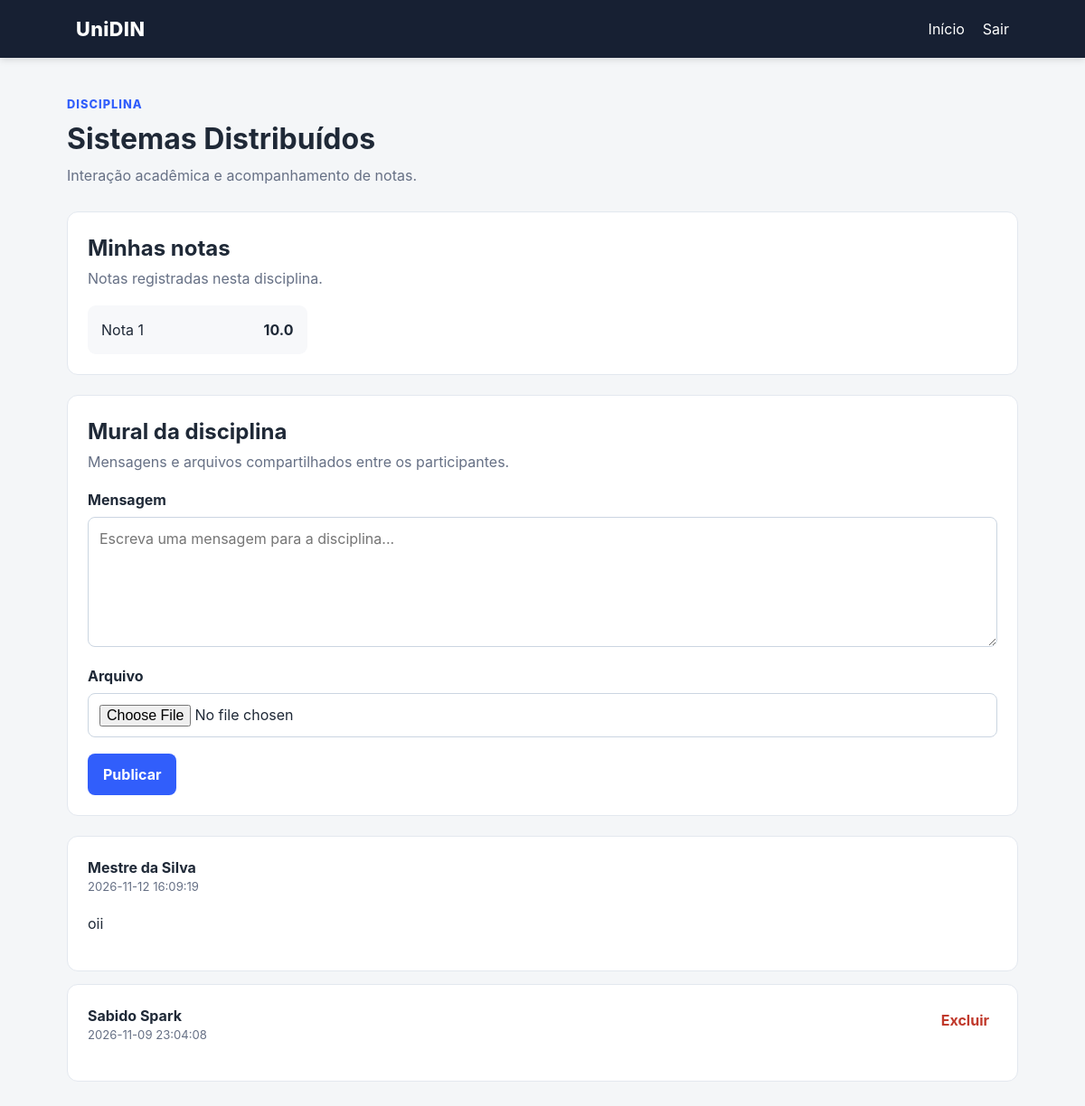
The app's page /disciplina/2 (signed in) with its own data.
### tables this page shows
CREATE TABLE disciplines (
        id INTEGER PRIMARY KEY AUTOINCREMENT,
        name TEXT NOT NULL,
        professor_id INTEGER NOT NULL,
        FOREIGN KEY (professor_id) REFERENCES users(id)
    );

CREATE TABLE grades (
        id INTEGER PRIMARY KEY AUTOINCREMENT,
        discipline_id INTEGER NOT NULL,
        student_id INTEGER NOT NULL,
        assessment INTEGER NOT NULL,
        value REAL NOT NULL,
        FOREIGN KEY (discipline_id) REFERENCES disciplines(id),
        FOREIGN KEY (student_id) REFERENCES users(id),
        UNIQUE(discipline_id, student_id, assessment)
    );

CREATE TABLE messages (
        id INTEGER PRIMARY KEY AUTOINCREMENT,
        discipline_id INTEGER NOT NULL,
        user_id INTEGER NOT NULL,
        body TEXT NOT NULL,
        original_filename TEXT,
        stored_filename TEXT,
        created_at TEXT NOT NULL DEFAULT CURRENT_TIMESTAMP,
        FOREIGN KEY (discipline_id) REFERENCES disciplines(id),
        FOREIGN KEY (user_id) REFERENCES users(id)
    );

CREATE TABLE users (
        id INTEGER PRIMARY KEY AUTOINCREMENT,
        name TEXT NOT NULL,
        email TEXT NOT NULL UNIQUE,
        password TEXT NOT NULL,
        role TEXT NOT NULL CHECK(role IN ('professor','aluno'))
    );

### app.py (the view)
@app.route("/disciplina/<int:discipline_id>")
def disciplina(discipline_id):
    user = require_login()
    if user is None:
        return redirect(url_for("login"))
    discipline = discipline_for_user(discipline_id, user)
    if discipline is None:
        abort(403)
    conn = get_connection()
    messages = conn.execute("SELECT m.*, u.name AS author FROM messages m JOIN users u ON u.id=m.user_id WHERE m.discipline_id=? ORDER BY m.created_at DESC, m.id DESC", (discipline_id,)).fetchall()
    if user["role"] == "professor":
        students = conn.execute("SELECT u.id,u.name,u.email FROM users u JOIN enrollments e ON e.student_id=u.id WHERE e.discipline_id=? ORDER BY u.name", (discipline_id,)).fetchall()
        grades = conn.execute("SELECT g.*,u.name AS student_name FROM grades g JOIN users u ON u.id=g.student_id WHERE g.discipline_id=? ORDER BY u.name,g.assessment", (discipline_id,)).fetchall()
    else:
        students = []
        grades = conn.execute("SELECT * FROM grades WHERE discipline_id=? AND student_id=? ORDER BY assessment", (discipline_id,user["id"])).fetchall()
    conn.close()
    return render_template("disciplina.html", user=user, discipline=discipline, messages=messages, students=students, grades=grades)

### app.py (called while the page is built)
@app.after_request
def sem_cache(resposta):
    resposta.headers["Cache-Control"] = "no-store"
    return resposta

def current_user():
    if "user_id" not in session:
        return None
    conn = get_connection()
    user = conn.execute("SELECT * FROM users WHERE id = ?", (session["user_id"],)).fetchone()
    conn.close()
    return user

def require_login():
    return current_user()

def discipline_for_user(discipline_id, user):
    conn = get_connection()
    if user["role"] == "professor":
        discipline = conn.execute("SELECT * FROM disciplines WHERE id = ? AND professor_id = ?", (discipline_id, user["id"])).fetchone()
    else:
        discipline = conn.execute("SELECT d.* FROM disciplines d JOIN enrollments e ON e.discipline_id=d.id WHERE d.id=? AND e.student_id=?", (discipline_id, user["id"])).fetchone()
    conn.close()
    return discipline

### database.py (called while the page is built)
def get_connection():
    conn = sqlite3.connect(DB_PATH)
    conn.row_factory = sqlite3.Row
    return conn

### templates/disciplina.html (shortened to what this page needs)
{% extends "base.html" %}
{% block content %}
<div class="page-header">
    <div>
        <p class="eyebrow">Disciplina</p>
        <h1>{{ discipline['name'] }}</h1>
        <p>Interação acadêmica e acompanhamento de notas.</p>
    </div>
</div>
{% if user['role'] == 'professor' %}
<section class="panel">
    <div class="panel-title"><div><h2>Alunos e notas</h2><p>Gerenciamento de avaliações da disciplina.</p></div></div>
    <div class="table-wrap">
    <table>
        <thead><tr><th>Aluno</th><th>Nota 1</th><th>Nota 2</th><th>Nota 3</th><th>Nota 4</th></tr></thead>
        <tbody>
        {% for student in students %}
        <tr>
            <td>{{ student['name'] }}</td>
            {% for assessment in range(1,5) %}
            <td>
                {% set ns = namespace(value='') %}
                {% for grade in grades %}
                    {% if grade['student_id'] == student['id'] and grade['assessment'] == assessment %}{% set ns.value = grade['value'] %}{% endif %}
                {% endfor %}
                {{ ns.value if ns.value != '' else '—' }}
            </td>
            {% endfor %}
        </tr>
        {% endfor %}
        </tbody>
    </table>
    </div>
</section>
<section class="panel">
    <div class="panel-title"><div><h2>Gerenciar notas</h2><p>Inclua uma nova nota ou altere uma avaliação existente.</p></div></div>
    <form class="form-grid" method="post" action="{{ url_for('save_grade', discipline_id=discipline['id']) }}">
        <input type="hidden" name="csrf_token" value="{{ csrf_token() }}">
        <div><label for="student_id">Aluno</label><select id="student_id" name="student_id" required>{% for student in students %}<option value="{{ student['id'] }}">{{ student['name'] }}</option>{% endfor %}</select></div>
        <div><label for="assessment">Avaliação</label><select id="assessment" name="assessment" required><option value="1">Nota 1</option><option value="2">Nota 2</option><option value="3">Nota 3</option><option value="4">Nota 4</option></select></div>
        <div><label for="value">Valor</label><input id="value" name="value" type="number" min="0" max="10" step="0.1" required></div>
        <div class="form-action"><button type="submit">Salvar nota</button></div>
    </form>
</section>
{% else %}
<section class="panel">
    <div class="panel-title"><div><h2>Minhas notas</h2><p>Notas registradas nesta disciplina.</p></div></div>
    <div class="grade-list">
    {% for grade in grades %}<div class="grade-item"><span>Nota {{ grade['assessment'] }}</span><strong>{{ grade['value'] }}</strong></div>{% else %}<p>Nenhuma nota registrada.</p>{% endfor %}
    </div>
</section>
{% endif %}
<section class="panel">
    <div class="panel-title"><div><h2>Mural da disciplina</h2><p>Mensagens e arquivos compartilhados entre os participantes.</p></div></div>
    <form id="message-form" method="post" action="{{ url_for('add_message', discipline_id=discipline['id']) }}" enctype="multipart/form-data">
        <label for="body">Mensagem</label>
        <textarea id="body" name="body" rows="5" placeholder="Escreva uma mensagem para a disciplina..."></textarea>
        <label for="file">Arquivo</label>
        <input id="file" name="file" type="file">
        <button type="submit">Publicar</button>
    </form>
</section>
<section class="messages">
{% for message in messages %}
<article class="message">
    <div class="message-head">
        <div><strong>{{ message['author'] }}</strong><span>{{ message['created_at'] }}</span></div>
        {% if message['user_id'] == user['id'] %}
        <form method="POST"
              action="{{ url_for('delete_message', message_id=message['id'])}}"
              style="display: inline;">
            <button type="submit" class="danger-link">Excluir</button>
        </form>
        {% endif %}
    </div>
    <div class="message-body">{{ message['body']|safe }}</div>
</article>
{% else %}
<p class="empty">Ainda não há mensagens nesta disciplina.</p>
{% endfor %}
</section>
{% endblock %}

### static/style.css (style rules this page uses)
:root { font-family:Inter,system-ui,-apple-system,BlinkMacSystemFont,"Segoe UI",sans-serif;color:#1f2937;background:#f4f6f8;line-height:1.5 }
* { box-sizing:border-box }
body { margin:0 }
label { display:block;font-weight:650;margin:14px 0 7px }
input,select,textarea { width:100%;padding:11px 12px;border:1px solid #cbd5e1;border-radius:8px;background:#fff;font:inherit }
textarea { resize:vertical }
button,.button { display:inline-block;margin-top:18px;background:#315efb;color:#fff;border:0;border-radius:8px;padding:11px 17px;font:inherit;font-weight:700;text-decoration:none;cursor:pointer }
.page-header { margin-bottom:28px }
.eyebrow { color:#315efb;font-size:.8rem;text-transform:uppercase;font-weight:800;letter-spacing:.08em;margin:0 0 5px }
.page-header h1 { margin:0 0 4px;font-size:2rem }
.page-header p:last-child { color:#667085;margin:0 }
.card,.panel,.message { background:#fff;border:1px solid #e3e8ef;border-radius:12px;padding:22px }
.panel { margin-bottom:22px }
.panel-title { display:flex;justify-content:space-between;gap:20px;margin-bottom:18px }
.panel-title h2 { margin:0 }
.panel-title p { margin:3px 0 0;color:#667085 }
.grade-list { display:grid;grid-template-columns:repeat(4,1fr);gap:12px }
.grade-item { background:#f7f8fa;border-radius:9px;padding:15px;display:flex;justify-content:space-between }
.messages { display:grid;gap:14px }
.message-head { display:flex;justify-content:space-between;gap:16px;align-items:flex-start }
.message-head div { display:flex;flex-direction:column }
.message-head span { color:#667085;font-size:.82rem }
.message-body { margin:18px 0;overflow-wrap:anywhere }
.danger-link { margin:0;padding:5px 9px;background:transparent;color:#c0392b }

### records on screen
disciplines: name "Sistemas Distribuídos"
grades: assessment "1", value "10.0"
messages: author "Mestre da Silva", created_at "2026-11-12 16:09:19", body "oii"
messages: author "Sabido Spark", created_at "2026-11-09 23:04:08"
